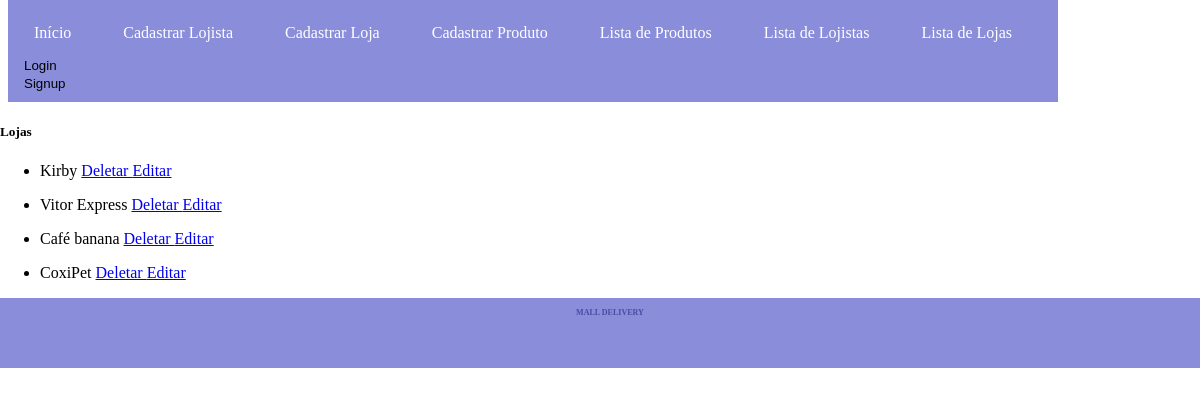
Page /lista_loja/ on the earlier database version.
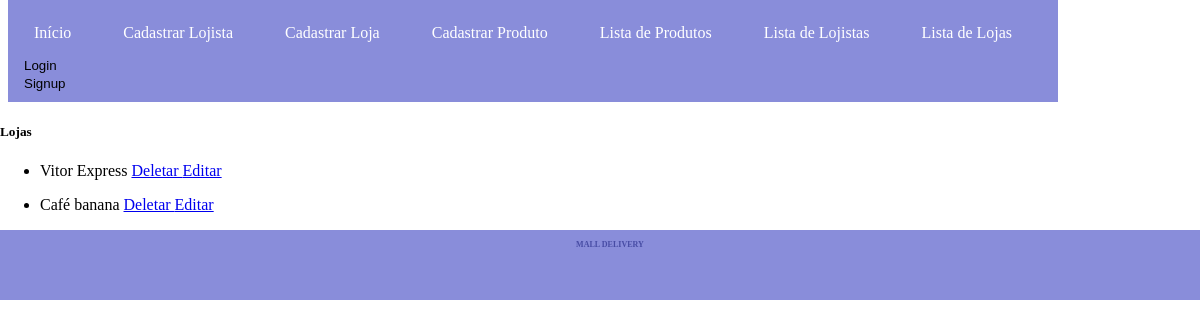
Same page on the later database version.
### app_mall/models.py (models this page shows, shortened)
class Loja(models.Model):
    nome = models.CharField(max_length=255)
    cnpj = models.CharField(max_length=18)
    descricao = models.TextField(blank=True, null=True)
    lojista = models.ForeignKey(Lojista, related_name='lojista', on_delete=models.CASCADE)

### app_mall/views.py (the view)
# urls.py: path('lista_loja/', views.LojaList.as_view(), name='lista_loja'),
class LojaList(ListView):
    model = Loja
    template_name = "app_mall/lista_loja.html"
    context_object_name = 'lojas'

### app_mall/templates/app_mall/lista_loja.html
{% extends "base.html" %}
{% block content %}
<h5>Lojas</h5>
<ul>
    {% for loja in lojas %}
    <li>
        <div>
            <p>{{ loja.nome }} <a href="{% url 'deletar_loja' loja.pk %}"> Deletar </a>
                <a href="{% url 'update_loja' loja.pk %}">Editar</a> </p>
        </div>
    </li>
    {% endfor %}
</ul>
{% endblock %}

Differences in the rows shown:
removed Loja: nome "Kirby"
removed Loja: nome "CoxiPet"
